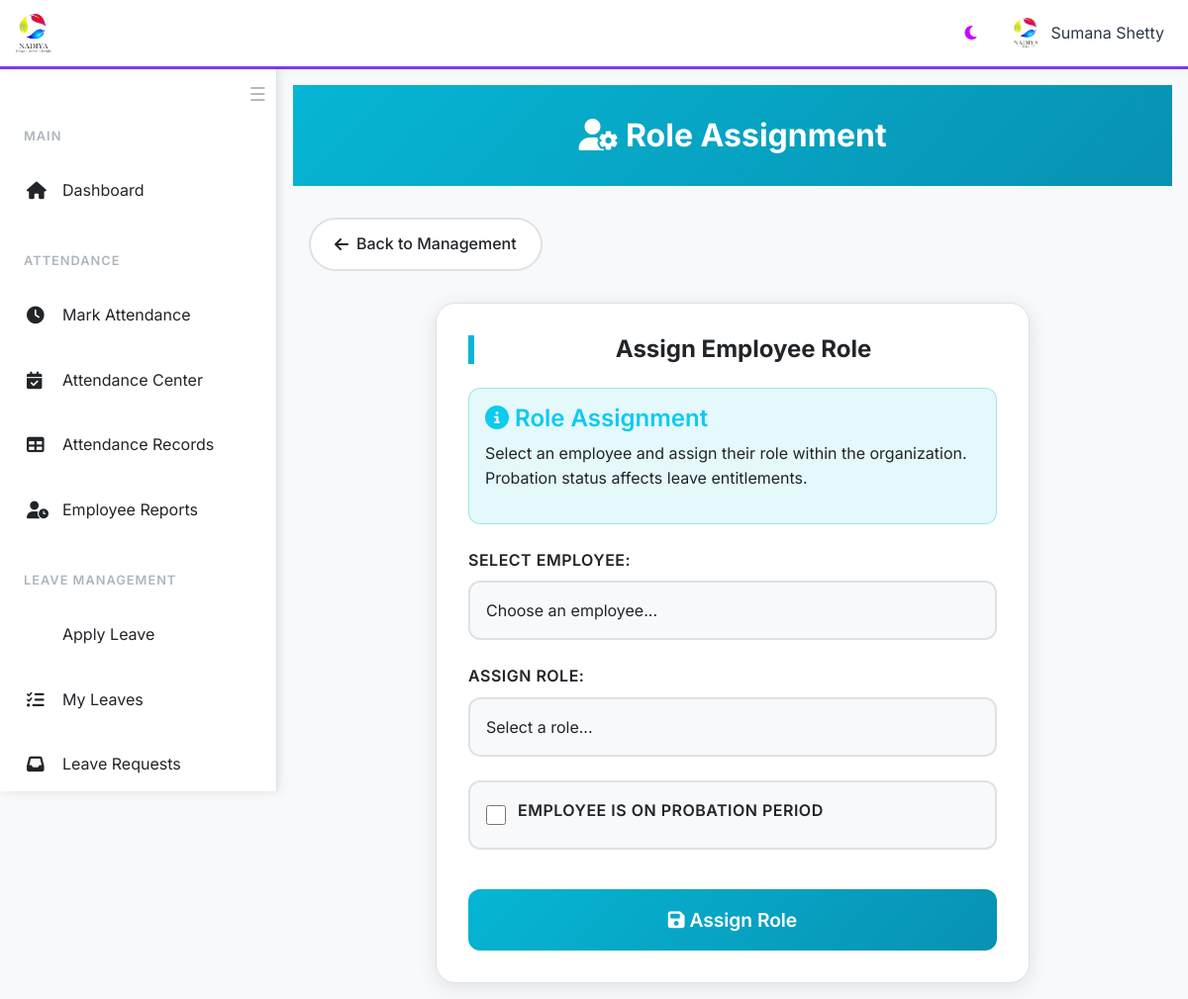
Before: /assign_roles (signed in) with the older database file.
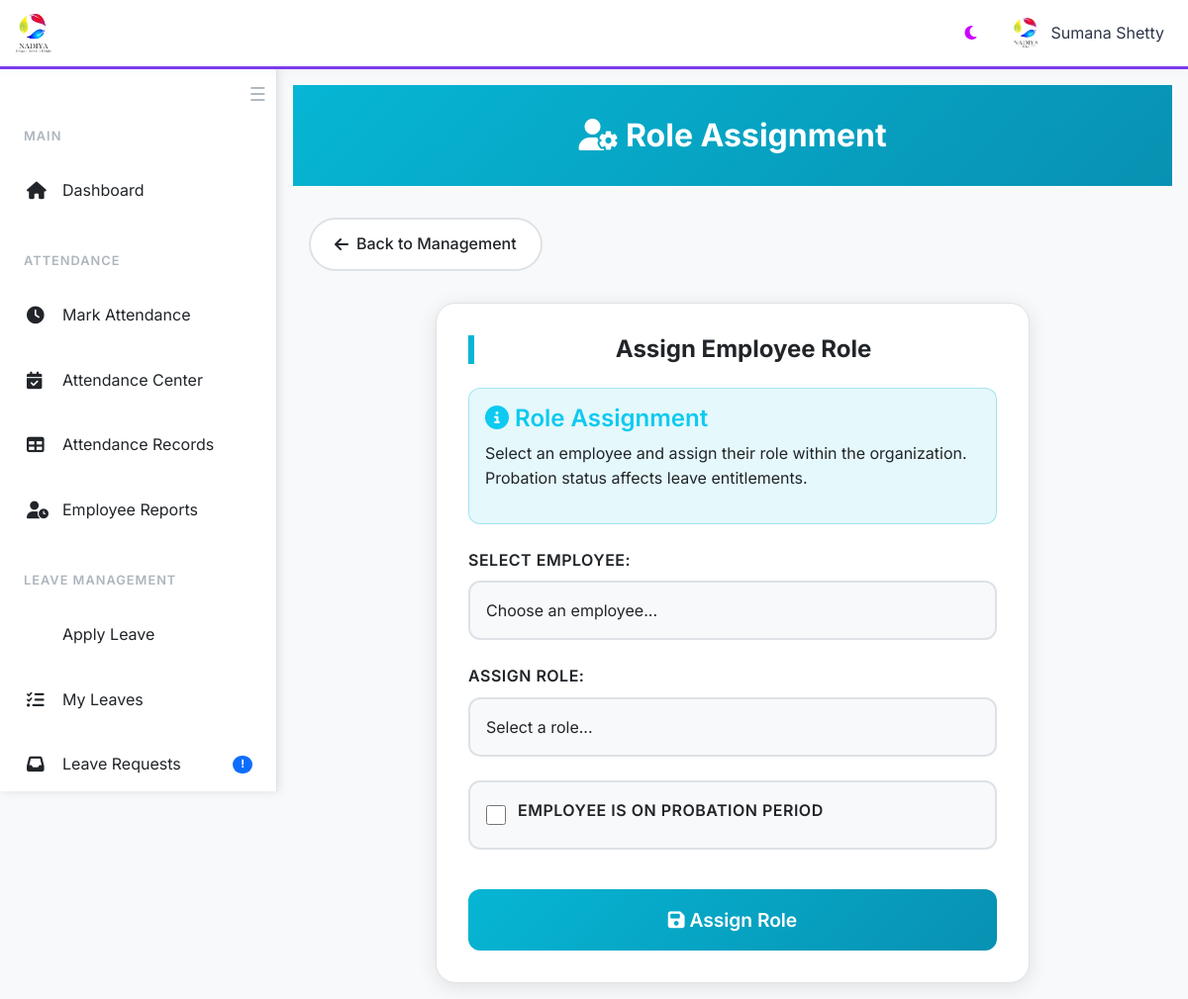
After: the same page with the newer database file.
### website/views.py (the view, shortened to what this page needs)
@views.route('/assign_roles', methods=['GET', 'POST'])
@login_required
def assign_roles():
    if current_user.email != 'sumana@nadiya.in'and current_user.email!= 'accounts@nadiya.in':
        flash('You do not have permission to access this page.', 'error')
        return redirect(url_for('views.home'))
    users = User.query.all()
    return render_template('assign_roles.html', users=users)

### website/templates/assign_roles.html (shortened to what this page needs)
{% extends "base.html" %}
{% block content %}
<div class="page-header">
    <div class="container">
        <h1><i class="fas fa-user-cog"></i> Role Assignment</h1>
    </div>
</div>
<div class="container">
    <a href="/misc-category" class="back-btn">
        <i class="fas fa-arrow-left"></i> Back to Management
    </a>
    <div class="form-container">
        <h2 class="form-title">Assign Employee Role</h2>
        <div class="role-info">
            <h4><i class="fas fa-info-circle"></i> Role Assignment</h4>
            <p>Select an employee and assign their role within the organization. Probation status affects leave entitlements.</p>
        </div>
        <form action="{{ url_for('views.assign_roles') }}" method="POST">
            <div class="form-group">
                <label for="user_id">Select Employee:</label>
                <select class="form-control" name="user_id" id="user_id" required>
                    <option value="">Choose an employee...</option>
                </select>
            </div>
            <div class="form-group">
                <label for="role">Assign Role:</label>
                <select class="form-control" name="role" id="role" required>
                    <option value="">Select a role...</option>
                </select>
            </div>
            <div class="form-group">
                <div class="checkbox-container">
                    <input type="checkbox" id="probation" name="probation">
                    <label for="probation" class="checkbox-label">Employee is on probation period</label>
                </div>
            </div>
            <button type="submit" class="submit-btn">
                <i class="fas fa-save"></i> Assign Role
            </button>
        </form>
    </div>
</div>
{% endblock %}

### website/templates/base.html (shortened to what the changed rows need)
<!DOCTYPE html>
<html lang="en" data-theme="light">
<head>
    <link href="https://cdn.jsdelivr.net/npm/bootstrap@5.3.0/dist/css/bootstrap.min.css" rel="stylesheet">
    <link rel="stylesheet" href="https://cdnjs.cloudflare.com/ajax/libs/font-awesome/6.4.0/css/all.min.css">
</head>
<body>
  <nav class="sidebar" id="sidebar">
    <br>
        <div class="sidebar-content">
            {% if current_user.is_authenticated %}
            <div class="nav-section">
                <div class="nav-item">
                    <a href="/leave_requests" class="nav-link">
                        <i class="fas fa-inbox"></i>
                        <span>Leave Requests</span>
                        {% if current_user.role in ['director', 'accounts_manager', 'business_manager', 'service_manager', 'service_support_manager', 'sales_manager'] %}
                        <span class="badge">!</span>
                        {% endif %}
                    </a>
                </div>
            </div>
            {% endif %}
        </div>
    </nav>
    <main class="main-content" id="mainContent">
        {% block content %}{% endblock %}
    </main>
</body>
</html>

Changed rows visible on the page:
changed User "Sumana Shetty": role empty → "accounts_manager" (drawn)
